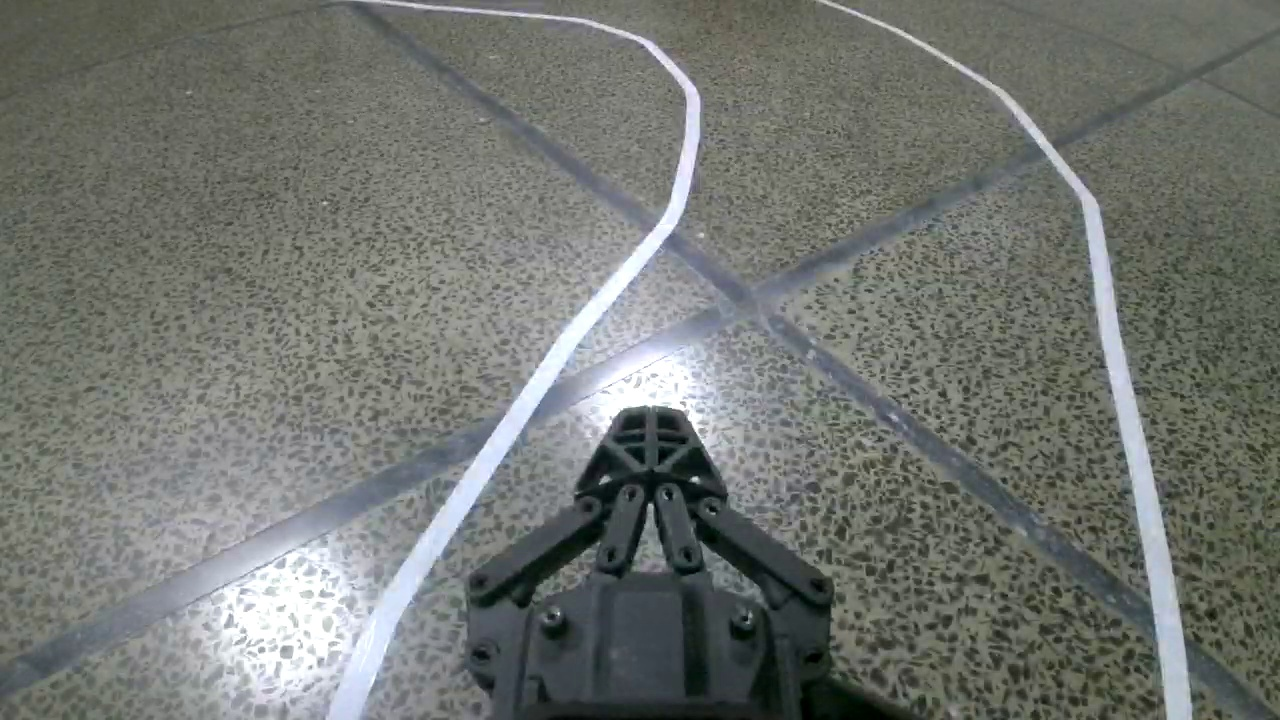
#> input picture track_img.jpg, 1280 x 720 px; its folder holds only this picture in this run
$ python -i task3.py   (imports and definitions only)
#> lines starting #> are read from the running program, lines starting #| are printed output that depends on the picture
#> further down, picture is the input picture: shape (720, 1280, 3); mean B, G, R 112.4, 117.1, 113.6
import cv2
import robomaster
from robomaster import robot
import numpy as np
import time
import math
robo_x, robo_y = (0,0)
robo_t = 0

def hough_lines(img):
    src = img


    dst = cv2.Canny(src, 50, 200, None, 3)
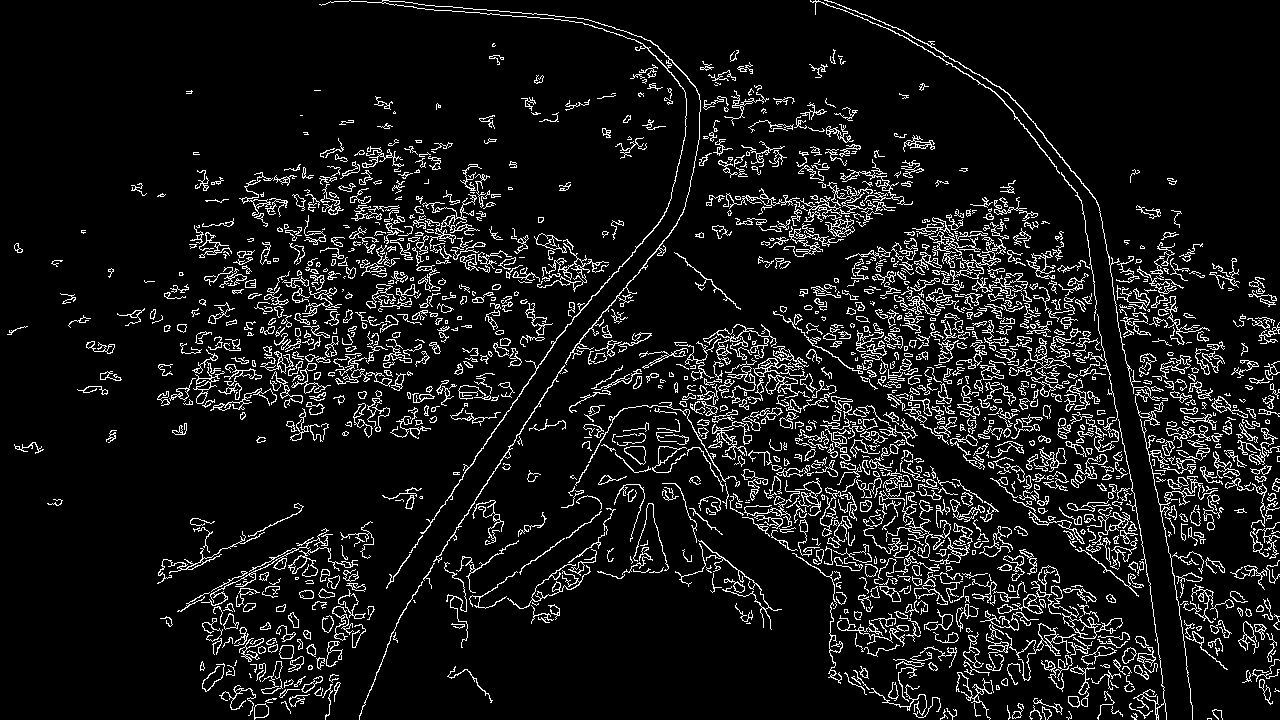
#> dst: shape (720, 1280); 8.9% white in thin lines or dots

    # Copy edges to the images that will display the results in BGR
    cdst = cv2.cvtColor(dst, cv2.COLOR_GRAY2BGR)
#> cdst: shape (720, 1280, 3); 8.9% white in thin lines or dots
    cdstP = np.copy(cdst)

    lines = cv2.HoughLines(dst, 1, np.pi / 180, 150, None, 0, 0)

    if lines is not None:
        for i in range(0, len(lines)):
            rho = lines[i][0][0]
            theta = lines[i][0][1]
            a = math.cos(theta)
            b = math.sin(theta)
            x0 = a * rho
            y0 = b * rho
            pt1 = (int(x0 + 1000*(-b)), int(y0 + 1000*(a)))
            pt2 = (int(x0 - 1000*(-b)), int(y0 - 1000*(a)))
            cv2.line(cdst, pt1, pt2, (0,0,255), 3, cv2.LINE_AA)
#> this loop made 3651 passes
#> (rho, theta, a, b, x0, y0, pt1, pt2) on passes 1 to 3: (671, 0.576, 0.839, 0.545, 562.7, 365.5, (18, 1204), (1107, -473)), (-416, 2.36, -0.707, 0.707, 294.2, -294.2, (-412, -1001), (1001, 412)), (327, 1.71, -0.139, 0.99, -45.51, 323.8, (-1035, 184), (944, 462))
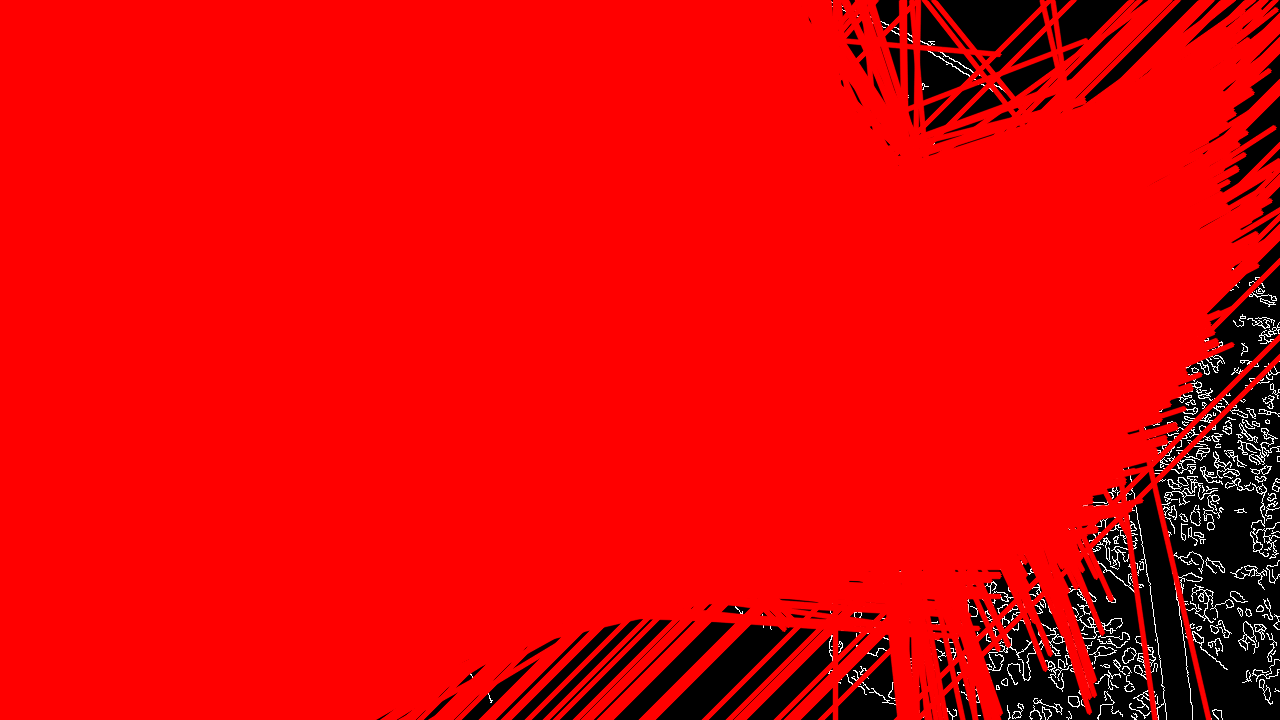
#> cdst: shape (720, 1280, 3); mean B, G, R 2.8, 2.8, 227.4


    linesP = cv2.HoughLinesP(dst, 1, np.pi / 180, 50, None, 50, 10)
#> linesP = 494 rows, first 6: [796, 442, 888, 455], [672, 376, 789, 374], [413, 225, 484, 243], [674, 342, 809, 373], [388, 230, 526, 270], [326, 351, 415, 364]

    if linesP is not None:
        for i in range(0, len(linesP)):
            l = linesP[i][0]
            cv2.line(cdstP, (l[0], l[1]), (l[2], l[3]), (0,0,255), 3, cv2.LINE_AA)
#> this loop made 494 passes
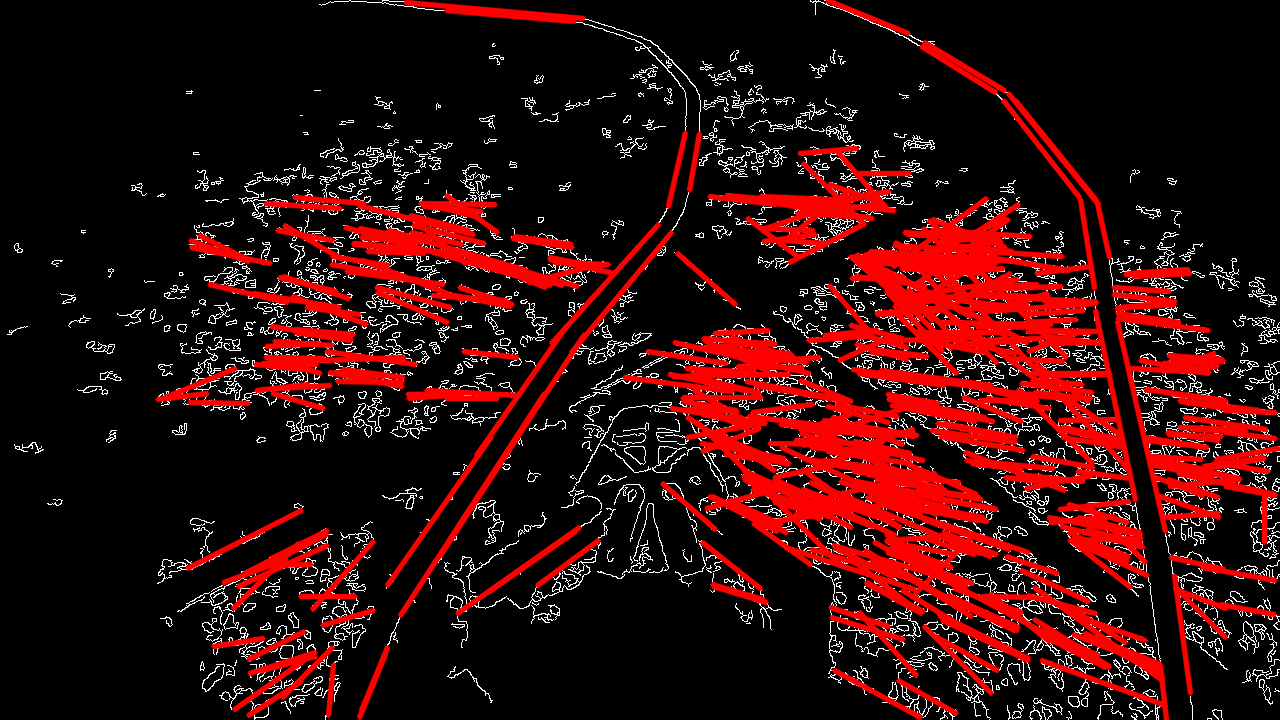
#> cdstP: shape (720, 1280, 3); mean B, G, R 12.1, 12.1, 52.6

    cv2.imshow("Source", src)
    # cv2.imshow("Detected Lines (in red) - Standard Hough Line Transform", cdst)
    cv2.imshow("Detected Lines (in red) - Probabilistic Line Transform", cdstP)

    cv2.waitKey(1)

def euclidean_dist(x1, y1, x2, y2):
    return ((x2 - x1)**2 + (y2 - y1)**2)**0.5

# [95 lines left out: functions PID, goto_goal, move, position_update, angle_update, get_distance and 1 more, not called in this run]

markers = []

# RGB Mask
sensitivity = 55
lower_bound = np.array([100, 17, 255 - sensitivity])
upper_bound = np.array([255, 100, 255])


# [126 lines not run here, left out]

>>> import cv2
>>> picture = cv2.imread('../track_img.jpg')
>>> result = hough_lines(picture)
